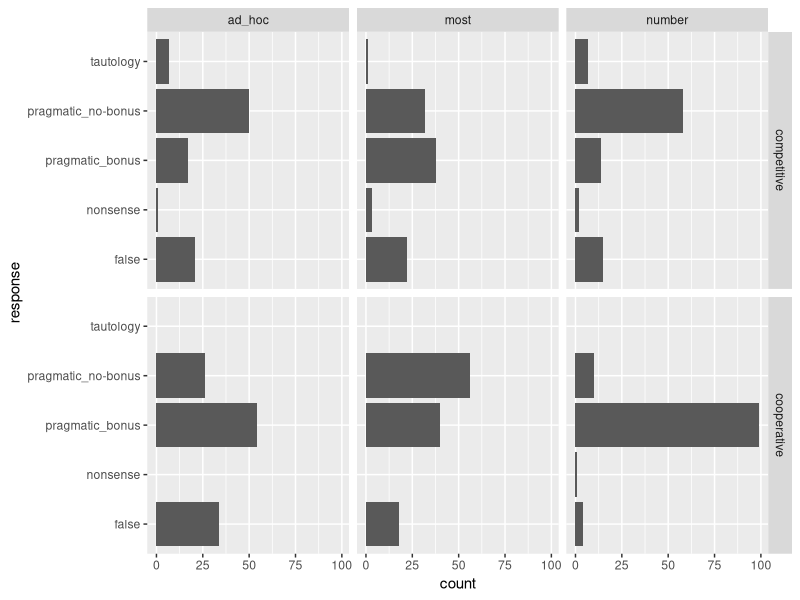
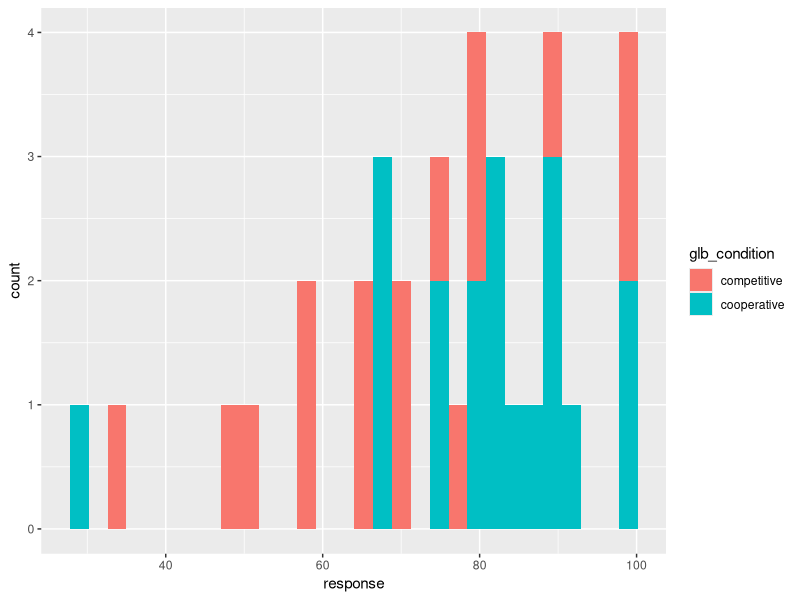
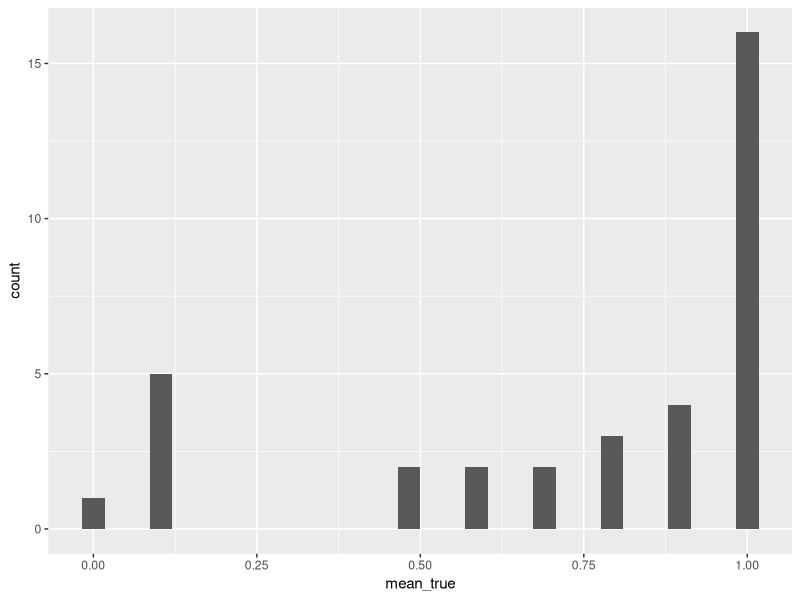
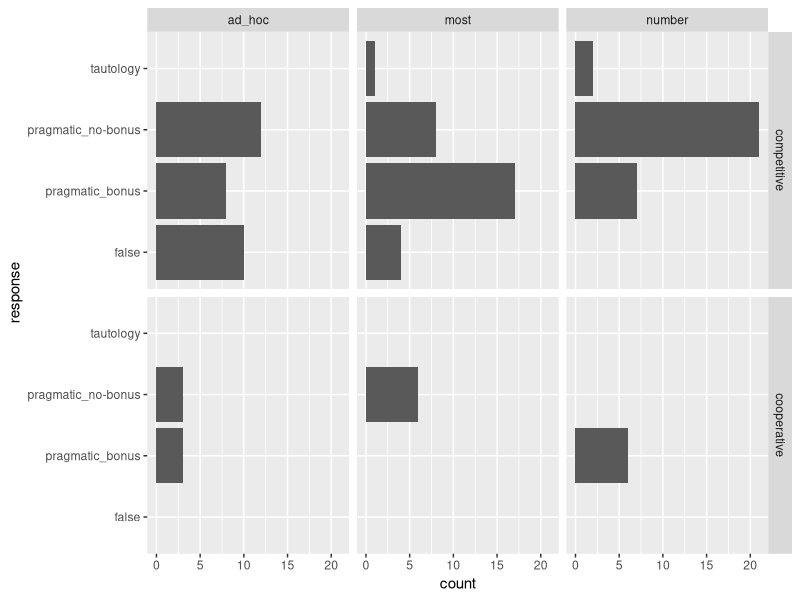

The R source for these figures, in order:
library(tidyverse)

d = read_csv('data/04_forcedChoice_pilot_01/data_raw.csv') %>% 
  filter(! prolific_id %in% c("Nausicaa", "test by MF"))

# bonus payment string

# tibble(string = d %>% pull(prolific_id) %>% unique() %>% paste0(",0.75"))

# check comments
d$comments %>% unique

# check colorblindness
color_blindness_failures = filter(d, trial_type == "color_blindness_test") %>%
  select(prolific_id, correct, response) %>%
  mutate(correct = ifelse(correct == response,1,0)) %>%
  group_by(prolific_id) %>%
  summarize(mean_correct = mean(correct)) %>%
  filter(mean_correct < 1) %>%
  pull(prolific_id)

d = filter(d, ! prolific_id %in% color_blindness_failures)

message("Number of failures on color blindness test: ", length(color_blindness_failures))

# comprehension checks

filter(d, trial_type == "comprehension_test") 

# sentence completion

filter(d, trial_type == "sentence_completion", ! condition %in% c("all", "none")) %>% 
  select(prolific_id, condition, glb_condition, condition, response) %>% 
  ggplot(aes(x = response)) + geom_bar() +
  facet_grid(glb_condition~condition) + coord_flip()

# performance rating

filter(d, trial_type == "performance_rating") %>% 
  mutate(response = as.numeric(response)) %>% 
  ggplot(aes(x = response, fill = glb_condition)) + geom_histogram()

# TVJ

d_tvj = filter(d, trial_type == "truth_value_judgements") %>% 
  mutate(response = ifelse(response == "true", 1, 0))

d_summary = d_tvj %>% group_by(trigger, condition) %>% 
  summarize(mean_true = mean(as.numeric(response))) %>% arrange(condition)

d_summary_id = d_tvj %>% group_by(submission_id, trigger, condition) %>% 
  summarize(mean_true = mean(response)) %>% arrange(submission_id) %>% 
  filter(condition == "implicature") 

d_summary_id_imp = d_summary_id %>% filter(trigger != "number") %>% 
  group_by(submission_id) %>% 
  summarize(mean_true = mean(mean_true)) 

d_summary_id_imp %>% 
  ggplot(aes(x = mean_true)) + geom_histogram()
  
message("Number of pragmatic responders: ", sum(d_summary_id_imp$mean_true < 0.5))

# look at pragmatic responders

filter(d, submission_id %in% (filter(d_summary_id_imp, mean_true < 0.5) %>% pull(submission_id ))) %>% 
  filter(trial_type == "sentence_completion", ! condition %in% c("all", "none")) %>% 
  select(prolific_id, condition, glb_condition, condition, response) %>% 
  ggplot(aes(x = response)) + geom_bar() +
  facet_grid(glb_condition~condition) + coord_flip()
